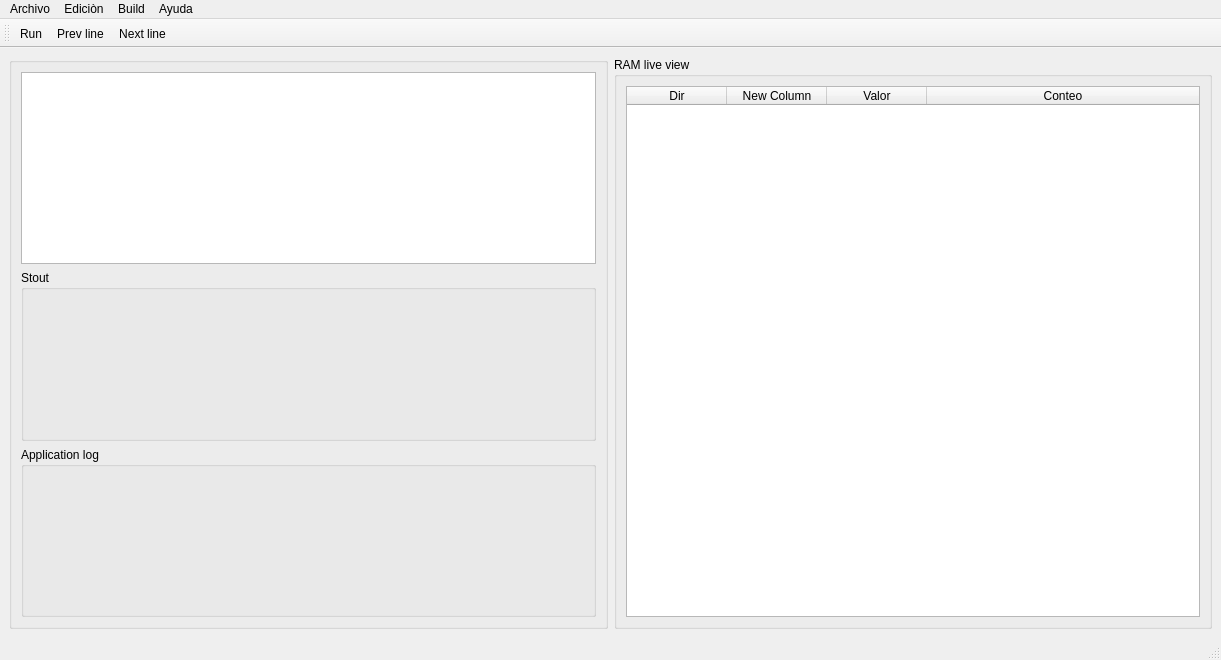
<?xml version="1.0" encoding="UTF-8"?>
<ui version="4.0">
 <class>MainWindow</class>
 <widget class="QMainWindow" name="MainWindow">
  <property name="geometry">
   <rect>
    <x>0</x>
    <y>0</y>
    <width>1221</width>
    <height>660</height>
   </rect>
  </property>
  <property name="sizePolicy">
   <sizepolicy hsizetype="Fixed" vsizetype="Preferred">
    <horstretch>0</horstretch>
    <verstretch>0</verstretch>
   </sizepolicy>
  </property>
  <property name="windowTitle">
   <string>C! IDE</string>
  </property>
  <property name="autoFillBackground">
   <bool>false</bool>
  </property>
  <widget class="QWidget" name="centralwidget">
   <layout class="QGridLayout" name="gridLayout">
    <item row="0" column="1">
     <widget class="QGroupBox" name="groupBox">
      <property name="title">
       <string>RAM live view</string>
      </property>
      <layout class="QHBoxLayout" name="horizontalLayout">
       <item>
        <widget class="QTableWidget" name="tableWidget">
         <property name="sizePolicy">
          <sizepolicy hsizetype="Preferred" vsizetype="Minimum">
           <horstretch>0</horstretch>
           <verstretch>0</verstretch>
          </sizepolicy>
         </property>
         <property name="layoutDirection">
          <enum>Qt::LeftToRight</enum>
         </property>
         <property name="autoFillBackground">
          <bool>false</bool>
         </property>
         <attribute name="horizontalHeaderCascadingSectionResizes">
          <bool>false</bool>
         </attribute>
         <attribute name="horizontalHeaderShowSortIndicator" stdset="0">
          <bool>false</bool>
         </attribute>
         <attribute name="horizontalHeaderStretchLastSection">
          <bool>true</bool>
         </attribute>
         <column>
          <property name="text">
           <string>Dir</string>
          </property>
         </column>
         <column>
          <property name="text">
           <string>New Column</string>
          </property>
         </column>
         <column>
          <property name="text">
           <string>Valor</string>
          </property>
         </column>
         <column>
          <property name="text">
           <string>Conteo</string>
          </property>
         </column>
        </widget>
       </item>
      </layout>
     </widget>
    </item>
    <item row="0" column="0">
     <widget class="QGroupBox" name="groupBox_2">
      <property name="title">
       <string/>
      </property>
      <layout class="QVBoxLayout" name="verticalLayout_2">
       <item>
        <widget class="QPlainTextEdit" name="plainTextEdit">
         <property name="sizePolicy">
          <sizepolicy hsizetype="Preferred" vsizetype="Preferred">
           <horstretch>0</horstretch>
           <verstretch>0</verstretch>
          </sizepolicy>
         </property>
        </widget>
       </item>
       <item>
        <widget class="QGroupBox" name="groupBox_3">
         <property name="title">
          <string>Stout</string>
         </property>
        </widget>
       </item>
       <item>
        <widget class="QGroupBox" name="groupBox_4">
         <property name="title">
          <string>Application log</string>
         </property>
        </widget>
       </item>
      </layout>
     </widget>
    </item>
   </layout>
  </widget>
  <widget class="QMenuBar" name="menubar">
   <property name="geometry">
    <rect>
     <x>0</x>
     <y>0</y>
     <width>1221</width>
     <height>22</height>
    </rect>
   </property>
   <widget class="QMenu" name="menuArchivo">
    <property name="title">
     <string>Archivo</string>
    </property>
    <addaction name="actionAbrir"/>
    <addaction name="actionGuardar_como"/>
    <addaction name="actionEliminar"/>
   </widget>
   <widget class="QMenu" name="menuEdici_n">
    <property name="title">
     <string>Ediciòn</string>
    </property>
    <addaction name="actionCopiar"/>
    <addaction name="actionCortar"/>
    <addaction name="actionPegar"/>
   </widget>
   <widget class="QMenu" name="menuAyuda">
    <property name="title">
     <string>Ayuda</string>
    </property>
    <addaction name="actionAcerca_de_Qt"/>
   </widget>
   <widget class="QMenu" name="menuBuild">
    <property name="title">
     <string>Build</string>
    </property>
    <addaction name="actionRun"/>
    <addaction name="separator"/>
    <addaction name="actionNext_line"/>
    <addaction name="actionPrev_line"/>
   </widget>
   <addaction name="menuArchivo"/>
   <addaction name="menuEdici_n"/>
   <addaction name="menuBuild"/>
   <addaction name="menuAyuda"/>
  </widget>
  <widget class="QStatusBar" name="statusbar"/>
  <widget class="QToolBar" name="toolBar">
   <property name="windowTitle">
    <string>Herramientas</string>
   </property>
   <attribute name="toolBarArea">
    <enum>TopToolBarArea</enum>
   </attribute>
   <attribute name="toolBarBreak">
    <bool>false</bool>
   </attribute>
   <addaction name="actionRun"/>
   <addaction name="actionPrev_line"/>
   <addaction name="actionNext_line"/>
  </widget>
  <action name="actionAbrir">
   <property name="text">
    <string>Abrir</string>
   </property>
   <property name="shortcut">
    <string>Ctrl+A</string>
   </property>
  </action>
  <action name="actionGuardar_como">
   <property name="text">
    <string>Guardar como</string>
   </property>
   <property name="shortcut">
    <string>Ctrl+G</string>
   </property>
  </action>
  <action name="actionCopiar">
   <property name="text">
    <string>Copiar</string>
   </property>
   <property name="shortcut">
    <string>Ctrl+C</string>
   </property>
  </action>
  <action name="actionCortar">
   <property name="text">
    <string>Cortar</string>
   </property>
   <property name="shortcut">
    <string>Ctrl+X</string>
   </property>
  </action>
  <action name="actionPegar">
   <property name="text">
    <string>Pegar</string>
   </property>
   <property name="shortcut">
    <string>Ctrl+V</string>
   </property>
  </action>
  <action name="actionAcerca_de_Qt">
   <property name="text">
    <string>Acerca de Qt</string>
   </property>
  </action>
  <action name="actionEliminar">
   <property name="text">
    <string>Eliminar</string>
   </property>
   <property name="shortcut">
    <string>Ctrl+Q</string>
   </property>
  </action>
  <action name="actionRun">
   <property name="checkable">
    <bool>false</bool>
   </property>
   <property name="icon">
    <iconset resource="Icons.qrc">
     <normaloff>:/Icons/run.png</normaloff>:/Icons/run.png</iconset>
   </property>
   <property name="text">
    <string>Run</string>
   </property>
   <property name="shortcut">
    <string>Ctrl+R</string>
   </property>
  </action>
  <action name="actionNext_line">
   <property name="icon">
    <iconset resource="Icons.qrc">
     <normaloff>:/Icons/nextLine.png</normaloff>:/Icons/nextLine.png</iconset>
   </property>
   <property name="text">
    <string>Next line</string>
   </property>
   <property name="shortcut">
    <string>Ctrl+N</string>
   </property>
  </action>
  <action name="actionPrev_line">
   <property name="icon">
    <iconset resource="Icons.qrc">
     <normaloff>:/Icons/prevLine.png</normaloff>:/Icons/prevLine.png</iconset>
   </property>
   <property name="text">
    <string>Prev line</string>
   </property>
   <property name="shortcut">
    <string>Ctrl+P</string>
   </property>
  </action>
 </widget>
 <resources>
  <include location="Icons.qrc"/>
 </resources>
 <connections/>
</ui>
